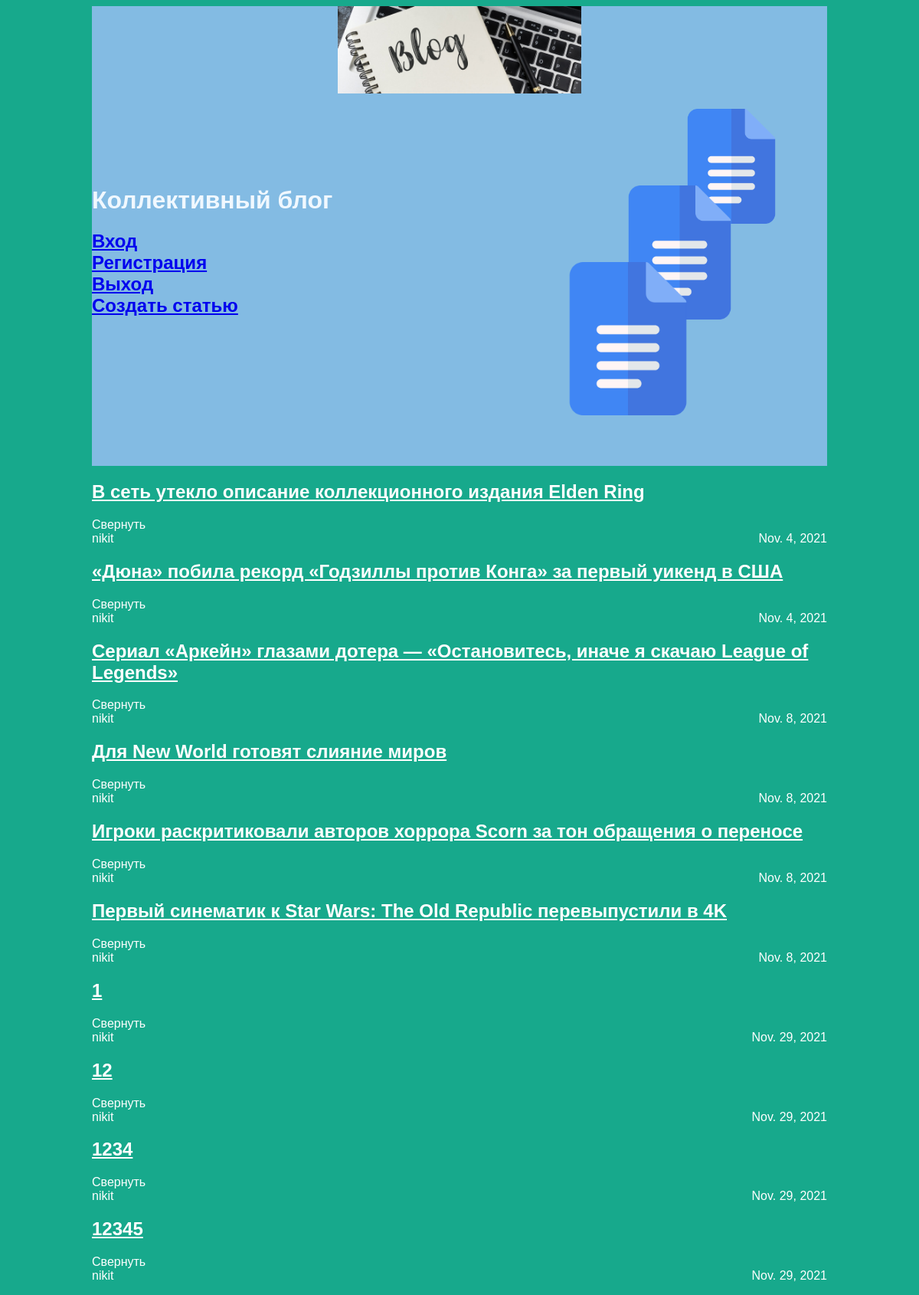
The page / on the database its author committed.
### articles/models.py (models this page shows, shortened)
class Article(models.Model):
    title = models.CharField(max_length=200)
    author = models.ForeignKey(User, on_delete=models.CASCADE)
    text = models.TextField()
    created_date = models.DateField(auto_now_add=True)

### articles/views.py (the view)
# urls.py: path('', views.archive, name='archive'),
def archive(request):
    return render(request, 'archive.html', {"posts": Article.objects.all()})

### articles/templates/archive.html (shortened to what this page needs)
<!DOCTYPE html>
{% load static %}
<html>
<head>
    <link rel="stylesheet" href="/static/css/articles.css">
</head>
<body>
<div class="header">
    <img class="logo" src="{% static 'images/banner.jpg' %}" alt=""/>
    <div class="header-text-area">
        <h1 class="service-title">Коллективный блог</h1>
        <h2>
            <a href="/login/" class="register-link">Вход</a> <br>
            <a href="/register/" class="register-link">Регистрация</a> <br>
            <a href="/logout/" class="register-link">Выход</a> <br>
            <a href="/article/new" class="register-link>">Создать статью</a>
        </h2><br>
    </div>
    <div class="icons-for-parallax">
        <img class="icon-for-parallax-first"
             src="{% static 'images/icon_parallax.png' %}">
        <img class="icon-for-parallax-second"
             src="{% static 'images/icon_parallax.png' %}">
        <img class="icon-for-parallax-third"
             src="{% static 'images/icon_parallax.png' %}">
    </div>
</div>
<div class="archive">
    {% for post in posts %}
    <div class="one-post">
        <h2 class="post-title">
            <a href="http://127.0.0.1:8000/article/{{post.id}}">{{post.title}}</a>
        </h2>
        <div class="fold-button">Свернуть</div>
        <div class="article-info">
            <div class="article-author">{{post.author.username}}</div>
            <div class="article-created-date">{{post.created_date}}</div>
        </div>
        <div class="one-post-shadow"></div>
    </div>
    {% endfor %}
</div>
</body>
</html>

### articles/static/css/articles.css (style rules this page uses)
body { background: #1abc9c; font-family: Tahoma, Arial, sans-serif; color: #ffffff; }
.header img[class="logo"] { display: block; width: 318px; margin-left: auto; margin-right: auto; }
.header { width: 960px; height: 600px; margin-left: auto; margin-right: auto; background: #83bbe3; }
.archive { width: 960px; margin-left: auto; margin-right: auto; }
.post-title a { color: #ffffff; }
.article-author { width: 50%; float: left; }
.article-created-date { text-align: right; }
.one-post-shadow { position: absolute; top: 0; left: 0; height: 100%; width: 100%; background: black; z-index: -1; opacity: 0; }
.header-text-area { color: aliceblue; margin-top: 100px; float:left; }
.icons-for-parallax { margin-top: 20px; margin-left: 600px; margin-bottom: 50px; height: 400px; position: relative; }
.icons-for-parallax img { position: absolute; top: 0; }
.icon-for-parallax-first { width: 200px; margin-top: 200px; z-index: 3; }
.icon-for-parallax-second { width: 175px; margin-top: 100px; margin-left: 80px; z-index: 2; }
.icon-for-parallax-third { width: 150px; margin-left: 160px; z-index: 1; }

### rows shown on the page
Article: title "В сеть утекло описание коллекционного издания Elden Ring", author.username "nikit", created_date "Nov. 4, 2021"
Article: title "«Дюна» побила рекорд «Годзиллы против Конга» за первый уикенд в США", author.username "nikit", created_date "Nov. 4, 2021"
Article: title "Сериал «Аркейн» глазами дотера — «Остановитесь, иначе я скачаю League of Legends»", author.username "nikit", created_date "Nov. 8, 2021"
Article: title "Для New World готовят слияние миров", author.username "nikit", created_date "Nov. 8, 2021"
Article: title "Игроки раскритиковали авторов хоррора Scorn за тон обращения о переносе", author.username "nikit", created_date "Nov. 8, 2021"
Article: title "Первый синематик к Star Wars: The Old Republic перевыпустили в 4K", author.username "nikit", created_date "Nov. 8, 2021"
Article: title "1", author.username "nikit", created_date "Nov. 29, 2021"
Article: title "12", author.username "nikit", created_date "Nov. 29, 2021"
Article: title "1234", author.username "nikit", created_date "Nov. 29, 2021"
Article: title "12345", author.username "nikit", created_date "Nov. 29, 2021"
